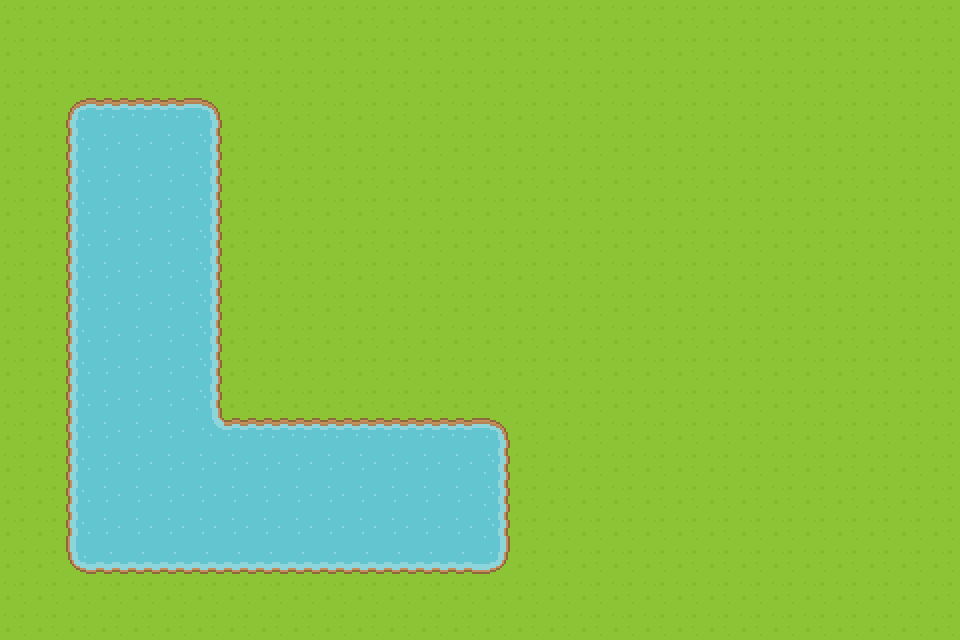

Rendered tile map (Tiled .tmx) drawn with the repository's tilesets; below, a short description and the map source with its tile grids summarised:
An orthogonal 30x20 tile map with 32x32 px tiles, 2 tile layers (图块层 1, 图块层 2), 5 tilesets and 13 objects.

<map version="1.10" tiledversion="1.12.2" orientation="orthogonal" renderorder="right-down" width="30" height="20" tilewidth="32" tileheight="32" infinite="0" nextlayerid="3" nextobjectid="1">
 <tileset firstgid="1" name="roguelikeSheet_transparent" tilewidth="32" tileheight="32" spacing="2" tilecount="1767" columns="57">
  <image source="roguelikeSheet_transparent.png" width="1936" height="1052" />
  <tile id="2">
   <objectgroup draworder="index" id="2">
    <object id="1" x="2.13445" y="31.6165">
     <polyline points="0,0 -0.0667014,-15.4747 14.0073,-27.8812 29.4153,-27.5477 29.7488,0.600313" />
    </object>
   </objectgroup>
  </tile>
  <tile id="3">
   <objectgroup draworder="index" id="2">
    <object id="1" x="0" y="1.86764" width="32" height="30.1324" />
   </objectgroup>
  </tile>
  <tile id="4">
   <objectgroup draworder="index" id="2">
    <object id="1" x="0.0667014" y="2.00104">
     <polyline points="0,0 9.4716,0.133403 27.6144,14.0073 28.0146,29.6821" />
    </object>
   </objectgroup>
  </tile>
  <tile id="57">
   <objectgroup draworder="index" id="2">
    <object id="1" x="-0.0667014" y="-0.133403">
     <polygon points="0,0 1.38778e-17,32.2168 28.0146,32.2168 31.95,28.0146 32.0834,0" />
    </object>
   </objectgroup>
  </tile>
  <tile id="58">
   <objectgroup draworder="index" id="2">
    <object id="4" x="0.133403" y="0.133403">
     <polygon points="0,0 31.8833,0 32.0167,31.8833 3.80198,31.7499 -0.200104,29.7488" />
    </object>
   </objectgroup>
  </tile>
  <tile id="59">
   <objectgroup draworder="index" id="2">
    <object id="1" x="1.86764" y="0" width="32" height="32" />
   </objectgroup>
  </tile>
  <tile id="60">
   <objectgroup draworder="index" id="4">
    <object id="10" x="0" y="0" width="32" height="32" />
   </objectgroup>
  </tile>
  <tile id="61">
   <objectgroup draworder="index" id="2">
    <object id="1" x="0" y="0" width="28" height="32" />
   </objectgroup>
  </tile>
  <tile id="114">
   <objectgroup draworder="index" id="2">
    <object id="1" x="-0.133403" y="0">
     <polygon points="0,0 29.7488,0 31.95,1.86764 32.0834,32.0834 0.133403,31.8833" />
    </object>
   </objectgroup>
  </tile>
  <tile id="115">
   <objectgroup draworder="index" id="2">
    <object id="1" x="2.00104" y="-0.133403">
     <polygon points="0,0 -1.93434,2.13445 -2.20115,32.2168 30.149,32.1501 29.9489,0.266806" />
    </object>
   </objectgroup>
  </tile>
  <tile id="116">
   <objectgroup draworder="index" id="2">
    <object id="1" x="31.8833" y="0.0667014">
     <polygon points="0,0 0.133403,29.6154 -16.075,29.2819 -28.4815,15.408 -28.0813,-0.200104" />
    </object>
   </objectgroup>
  </tile>
  <tile id="117">
   <objectgroup draworder="index" id="2">
    <object id="1" x="0" y="0" width="32" height="30" />
   </objectgroup>
  </tile>
  <tile id="118">
   <objectgroup draworder="index" id="2">
    <object id="3" x="0" y="0.133403">
     <polygon points="0,0 0,29.6821 9.6717,29.8822 28.3481,15.1412 28.6816,-0.0667014" />
    </object>
   </objectgroup>
  </tile>
  <wangsets>
   <wangset name="湖泊" type="corner" tile="-1">
    <wangcolor name="" color="#ff0000" tile="-1" probability="1" />
    <wangtile tileid="2" wangid="0,0,0,1,0,0,0,0" />
    <wangtile tileid="3" wangid="0,0,0,1,0,1,0,0" />
    <wangtile tileid="4" wangid="0,0,0,0,0,1,0,0" />
    <wangtile tileid="57" wangid="0,1,0,0,0,1,0,1" />
    <wangtile tileid="58" wangid="0,1,0,1,0,0,0,1" />
    <wangtile tileid="59" wangid="0,1,0,1,0,0,0,0" />
    <wangtile tileid="60" wangid="0,1,0,1,0,1,0,1" />
    <wangtile tileid="61" wangid="0,0,0,0,0,1,0,1" />
    <wangtile tileid="114" wangid="0,0,0,1,0,1,0,1" />
    <wangtile tileid="115" wangid="0,1,0,1,0,1,0,0" />
    <wangtile tileid="116" wangid="0,1,0,0,0,0,0,0" />
    <wangtile tileid="117" wangid="0,1,0,0,0,0,0,1" />
    <wangtile tileid="118" wangid="0,0,0,0,0,0,0,1" />
   </wangset>
   <wangset name="未命名集" type="edge" tile="-1">
    <wangcolor name="" color="#ff0000" tile="-1" probability="1" />
    <wangtile tileid="520" wangid="0,0,1,0,1,0,0,0" />
    <wangtile tileid="521" wangid="0,0,1,0,1,0,1,0" />
    <wangtile tileid="522" wangid="0,0,0,0,1,0,1,0" />
    <wangtile tileid="577" wangid="1,0,1,0,1,0,0,0" />
    <wangtile tileid="578" wangid="1,0,1,0,1,0,1,0" />
    <wangtile tileid="579" wangid="1,0,0,0,1,0,1,0" />
    <wangtile tileid="634" wangid="1,0,1,0,0,0,0,0" />
    <wangtile tileid="635" wangid="1,0,1,0,0,0,1,0" />
    <wangtile tileid="636" wangid="1,0,0,0,0,0,1,0" />
   </wangset>
  </wangsets>
 </tileset>
 <tileset firstgid="1768" name="tilemap1" tilewidth="32" tileheight="32" spacing="2" tilecount="486" columns="27">
  <image source="tilemap1.png" width="916" height="610" />
 </tileset>
 <tileset firstgid="2254" name="tilemap2" tilewidth="32" tileheight="32" spacing="2" tilecount="132" columns="12">
  <image source="tilemap2.png" width="406" height="372" />
 </tileset>
 <tileset firstgid="2386" name="tilemap3" tilewidth="32" tileheight="32" spacing="2" tilecount="132" columns="12">
  <image source="tilemap3.png" width="406" height="372" />
 </tileset>
 <tileset firstgid="2518" name="tilemap" tilewidth="32" tileheight="32" spacing="2" tilecount="132" columns="12">
  <image source="tilemap.png" width="406" height="372" />
 </tileset>
 <layer id="1" name="图块层 1" width="30" height="20">
  <data>[600 cells, 600 non-empty, 1 distinct tile ids]</data>
 </layer>
 <layer id="2" name="图块层 2" width="30" height="20">
  <data>[600 cells, 120 non-empty, 10 distinct tile ids]</data>
 </layer>
</map>
